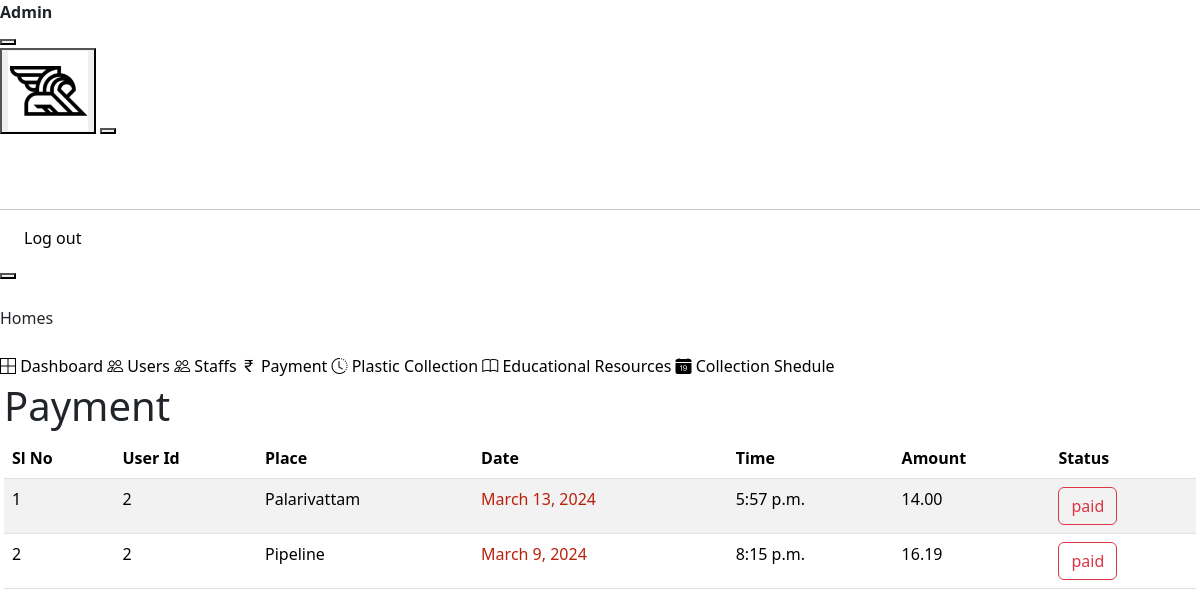
Before: /admin_view_payment_list (signed in) with the older database file.
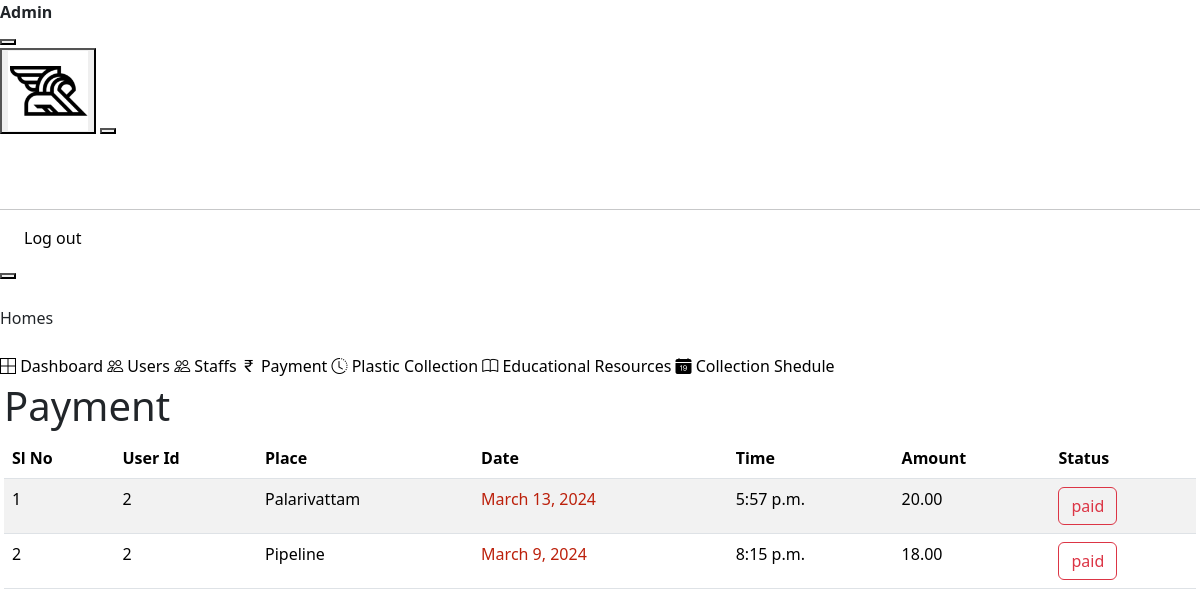
After: the same page with the newer database file.
### smApp/models.py (models this page shows, shortened)
class PlasticCollection(models.Model):
    PAYMENT_CHOICES = [
        ('pending', 'Pending'),
        ('paid', 'Paid'),
    ]
    user_id = models.CharField(max_length=50,null=True)
    place = models.CharField(max_length=50,null=True)
    date = models.DateField()
    time = models.TimeField(null=True)
    amount_collected = models.DecimalField(max_digits=100, decimal_places=2,null=True)
    payment_status = models.CharField(max_length=20, choices=PAYMENT_CHOICES, default='pending')
    plastic_amount = models.CharField(max_length=50,null=True)

### smApp/views.py (the view)
# urls.py: path('admin_view_payment_list', views.admin_view_payment_list, name='admin_view_payment_list'),
def admin_view_payment_list(request):
    user_id = request.session['user_id']
    print('User id is: ',user_id)
    user = Customer.objects.filter(user__id=user_id)
    contributions = PlasticCollection.objects.all()
    context = {
        'user':user,
        'contributions':contributions
    }
    return render(request,'admin_view_payment_list.html',context)

### smApp/context_processor.py (called while the page is built)
def global_context(request):
    user_id = request.session['user_id']
    today = date.today()
    start_date = today
    end_date = today + timedelta(days=2)
    filtered_data = PlasticCollectionSchedule.objects.filter(date__range=(start_date, end_date), user=user_id)
    print(filtered_data)
    context = {
        'filtered_data':filtered_data,
        'count':filtered_data.count()
    }
    return context

### templates/admin_view_payment_list.html (shortened to what this page needs)
{% extends 'admin_index.html' %}
{% block content %}
<link
  href="https://cdn.jsdelivr.net/npm/bootstrap@5.3.3/dist/css/bootstrap.min.css"
  rel="stylesheet"
/>
<div
  class="page-wrapper pt-8 pl-5"
  id="main-wrapper"
  data-layout="vertical"
  data-navbarbg="skin6"
  data-sidebartype="full"
  data-sidebar-position="fixed"
  data-header-position="fixed"
>
  <h1>Payment</h1>
  <table class="table table-striped table-hover">
    <thead>
      <tr>
        <th scope="col">Sl No</th>
        <th scope="col">User Id</th>
        <th scope="col">Place</th>
        <th scope="col">Date</th>
        <th scope="col">Time</th>
        <th scope="col">Amount</th>
        <th scope="col">Status</th>
      </tr>
    </thead>
    <tbody>
      {% for contribution in contributions %}
      <tr>
        <td>{{forloop.counter}}</td>
        <td>{{ contribution.user_id }}</td>
        <td>{{ contribution.place }}</td>
        <td style="color: rgb(188, 32, 11)">{{ contribution.date }}</td>
        <td>{{ contribution.time }}</td>
        <td>{{ contribution.amount_collected }}</td>
        <td>
          <button class="btn btn-outline-danger">
            {{ contribution.payment_status }}
          </button>
        </td>
      </tr>
      {% endfor %}
    </tbody>
  </table>
</div>
{% endblock %}

Changed rows visible on the page:
changed PlasticCollection "Palarivattam": amount_collected "14.00" → "20.00"
changed PlasticCollection "Pipeline": amount_collected "16.19" → "18.00"
